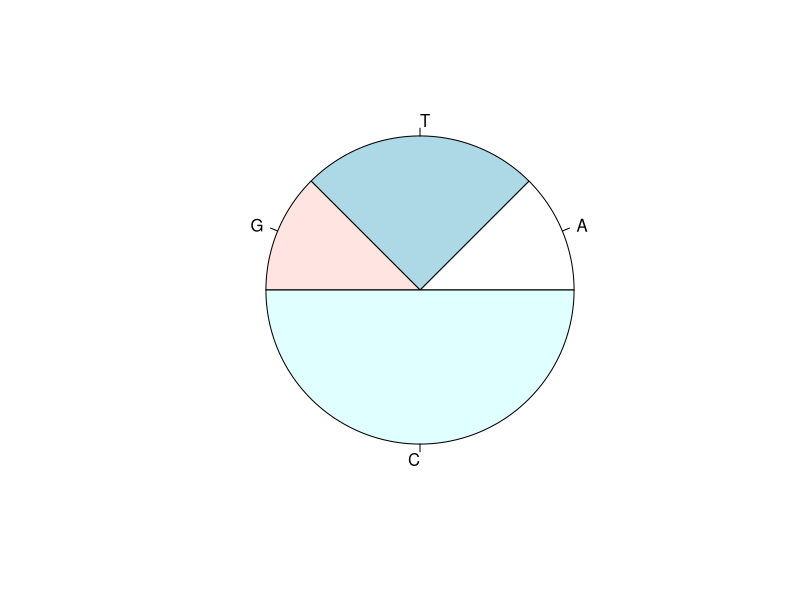
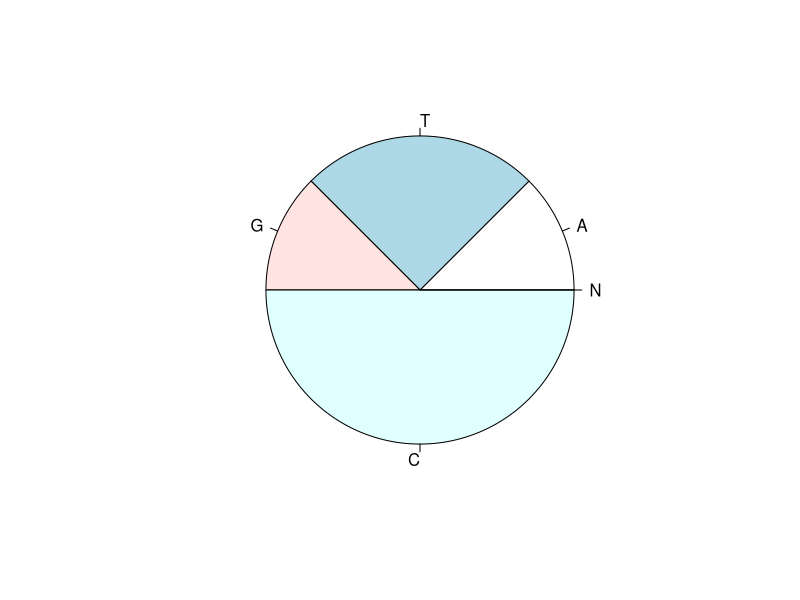
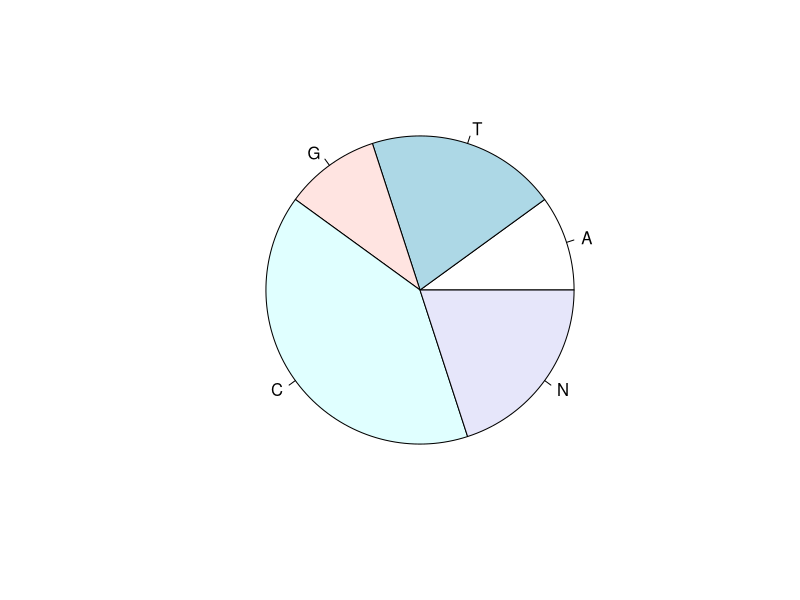
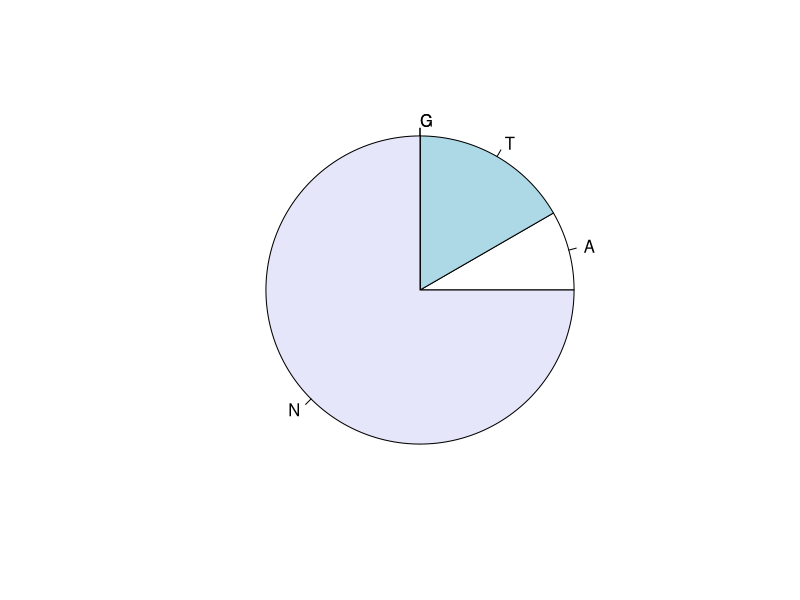
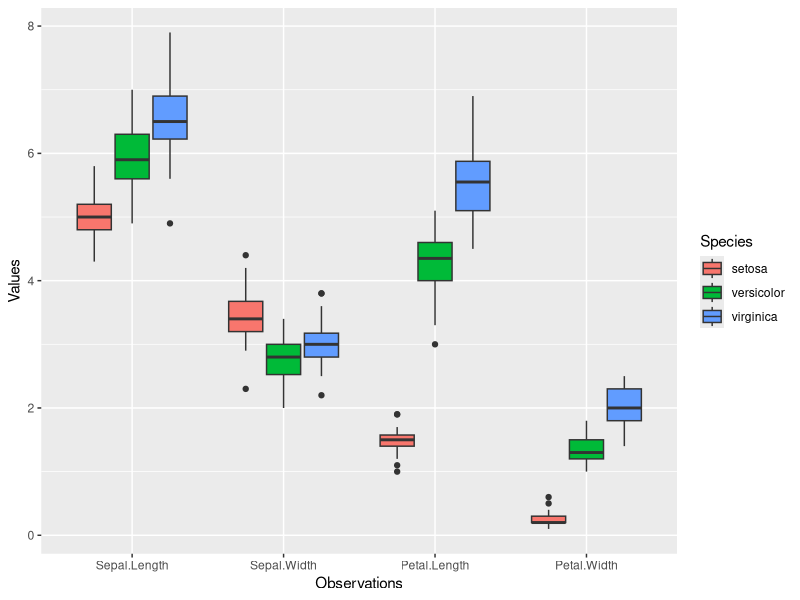
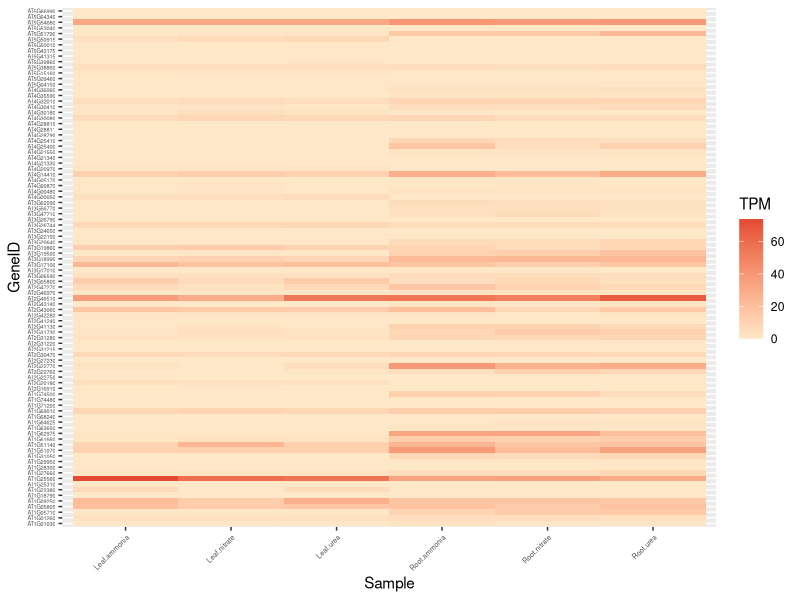

The R script that drew these images, in order: (Note: this script raises an error after producing the figures.)
## ---- chunk 1
# a. Write a function that accepts a DNA string and returns % of A, T, G and C as a named vector. (**Hint:** use `strsplit` function to get each character; )

nucleotide_count <- function(dna){
  ## Integer Vector to store counts
  counts <- c(0,0,0,0)
  names(counts) <- c('A','T','G','C')
  
  ## Split the string to a vector. ?strsplit to know more
  dna_vec <- strsplit(x=dna, split="")[[1]]
  
  ## Length of subsetted vector is the count, 
  ### also try table(dna_vec)
  counts['A'] <- length(dna_vec[dna_vec=='A'])
  counts['T'] <- length(dna_vec[dna_vec=='T'])
  counts['G'] <- length(dna_vec[dna_vec=='G'])
  counts['C'] <- length(dna_vec[dna_vec=='C'])
  
  ## Percentage calculation
  ## Numeric Vector to store percentages
  perc <- c(0.0, 0.0, 0.0 ,0.0)
  names(perc) <- names(counts)  ## similar names 
  perc <- 100 * counts/sum(counts)
  
  ## return the perc vector 
  return(perc)
}

## Use the function `nucleotide_count()` 
nucleotide_count('ATGC')
nucleotide_count('ATTGCCCC')
#-----------------------------------------------------

# b. Update that function to accept an argument `plot` which will decide if user want to plot a pie chart of each nucleotide perentages. 

## Add the argument plot with deafult FALSE value
nucleotide_count <- function(dna, plot=FALSE){
  counts <- c(0,0,0,0)
  names(counts) <- c('A','T','G','C')
  
  ## Split the string to a vector. ?strsplit to know more
  dna_vec <- strsplit(x=dna, split="")[[1]]
  ## Length of subsetted vector is the count, 
  ### also try table(dna_vec)
  counts['A'] <- length(dna_vec[dna_vec=='A'])
  counts['T'] <- length(dna_vec[dna_vec=='T'])
  counts['G'] <- length(dna_vec[dna_vec=='G'])
  counts['C'] <- length(dna_vec[dna_vec=='C'])
  
  ## Percentage calculation
  ## Numeric Vector to store percentages
  perc <- c(0.0, 0.0, 0.0 ,0.0)
  names(perc) <- names(counts)  ## similar names 
  perc <- 100 * counts/sum(counts)
  
  ## Check if user specified plot as TRUE
  if(plot == TRUE){
    pie(perc)
    #barplot(height = perc, names.arg = names(perc), col=1:4)
  }
  
  ## return the count vector 
  return(perc)
}

### Use the function
nucleotide_count('ATGC')
nucleotide_count('ATTGCCCC', plot=TRUE)
#-----------------------------------------------------

# c. Further update the function to estimate and return number of non-nucleotide characters in the input DNA string. Give a warning if there is >50% of non-nucleotide sequecens. (**Hint:** use `%in% opertor to find ATGC characters`)

nucleotide_count <- function(dna, plot=FALSE){
  counts <- c(0,0,0,0,0)
  names(counts) <- c('A','T','G','C','N')
  
  ## Split the string to a vector. ?strsplit to know more
  dna_vec <- strsplit(x=dna, split="")[[1]]
  ## Length of subsetted vector is the count, 
  ### also try table(dna_vec)
  counts['A'] <- length(dna_vec[dna_vec=='A'])
  counts['T'] <- length(dna_vec[dna_vec=='T'])
  counts['G'] <- length(dna_vec[dna_vec=='G'])
  counts['C'] <- length(dna_vec[dna_vec=='C'])
  counts['N'] <- length(dna_vec) - sum(counts[c('A','T','G','C')])
  
  ## Percentage calculation
  ## Numeric Vector to store percentages
  perc <- c(0.0, 0.0, 0.0 ,0.0, 0.0)
  names(perc) <- names(counts)  ## similar names 
  perc <- 100 * counts/sum(counts)
  
  ## Check if user specified plot as TRUE
  if(plot == TRUE){
    pie(perc)
    #barplot(height = perc, names.arg = names(perc), col=1:4)
  }
  
  if(perc['N'] >50){
    print('% of N is >50% \n')
  }
  ## return the count vector 
  return(perc)
}

### Use the function
nucleotide_count('ATTGCCCC', plot=TRUE)
nucleotide_count('ATTGCCCCNN', plot=TRUE)
nucleotide_count('ATTNNNNNNNNN', plot=TRUE)
#-----------------------------------------------------
## ---- chunk 2
# a. Import BLAST_hitTable.csv file in to a dataframe `BLAST`.
BLAST <- read.csv('Data/BLAST_hitTable.csv', header=F)

# b. Rename the column headings (see Data/ReadMe.txt file )
names(BLAST) <- c('qid','sid','pident','length',
'mismatch','gapopen', 'q.st','q.en',
's.st','s.en', 'evalue','bitscore')

# c. Filter those hits with e-value < 1e-10 and store in a variable named `BLAST2`. Report the number of hits obtained after this filter. 
BLAST2 <- BLAST[BLAST$evalue<1e-10, ]
nrow(BLAST2)

# d. Sort the `BLAST2` DF on percentage identity column (decreasing order)
BLAST2 <- BLAST2[order(BLAST2$pident, decreasing = TRUE), ]

# e. Write a function `blast_nr_hit()` that accepts a blast tablular output as a dataframe, and returns a table with best hits. The query id column should be unique. (**Hint**: Use step c and d codes to create sorted BLAST table.Create a new DF using the top hit from the sorted BLAST table. Use for loop to iterate over sorted BLAST table and check if the query_id exists in the new DF, otherwise concatenate with the new DF. )

blast_nr_hit <- function(blast_tabular){
  
  ## Filter hits with evalue < 1e-10
  blast_tabular <- blast_tabular[blast_tabular[,11]<1e-10, ]
  ## keep the highly similar hits first 
  blast_tabular <- blast_tabular[order(blast_tabular[,3], decreasing = TRUE), ]
  
  ## New data frame of same dimension and data frame
  blast_tabular_nr <- blast_tabular[0, ]
  
  for(line_count in 1:nrow(blast_tabular)){
    if(nrow(blast_tabular_nr)>1 && 
       nrow(
         blast_tabular_nr[
           as.vector(blast_tabular_nr[,1]) == as.vector(blast_tabular[line_count, 1]), ]
         ) >0 ) {
      ## if the query id exists in first column of blast_tabular_nr,
      ## then go to next cycle of loop 
      next
    }else{
      ## row bind with the existing df `blast_tabular_nr`
      blast_tabular_nr <- rbind(blast_tabular_nr,blast_tabular[line_count, ] )
    }
  }
  ## export the non-redundant top hits 
  return(blast_tabular_nr)
}

dim(blast_nr_hit(BLAST2))
head(blast_nr_hit(BLAST2))
## ---- chunk 3
exprs <- read.csv('Data/Ath_RNAseq.final.csv') 
descript <- read.csv('Data/Gene_desc_summary.csv')

## Common column name ID 
merged_table <- merge(exprs, descript, by='ID')
head(merged_table)
write.csv(merged_table, file='Merged_gene_descript.csv')
## ---- chunk 4
## Import library 
library('ggplot2')

# a. Use `iris` dataset to create a scatter plot between `Petal.Length` and `Petal.Width`. Use Species names to color data points. 

p <- ggplot(data=iris, aes(x=Petal.Length, y=Petal.Width, fill=Species))+
  geom_point()

# b. Search about `geom_boxplot()`. Using `ìris`  create box-whishers  plot comparing  `Sepal.Length`, `Sepal.Width`, `Petal.Length`  and `Petal.Width` in the three species. Each species should get separate color. (**Hint**: Use `melt()` from `reshape2` package to create long foramt table)
 library(reshape2)
data <- melt(iris)
names(data) <- c('Species','Observations','Values')

p <- ggplot(data=data, aes(x=Observations, y=Values, fill=Species))+
  geom_boxplot()
p
# c. Use Ath_RNAseq.final.csv expression data. Use ggplot to create a heatmap. 
exprs <- read.csv('Data/Ath_RNAseq.final.csv')
data <- melt(exprs)
names(data) <- c('GeneID','Sample','TPM')

p <- ggplot(data=data, aes(x=Sample, y=GeneID, fill=TPM))+
  geom_tile()+
  scale_fill_gradient(low = "#fee8c8", high = "#e34a33")+
  theme(axis.text.y = element_text(size=4),
        axis.text.x = element_text(size=5, angle=45, hjust=1))
p
## ---- chunk 5
knitr::include_graphics('Figures/nebbio_logo.png')
